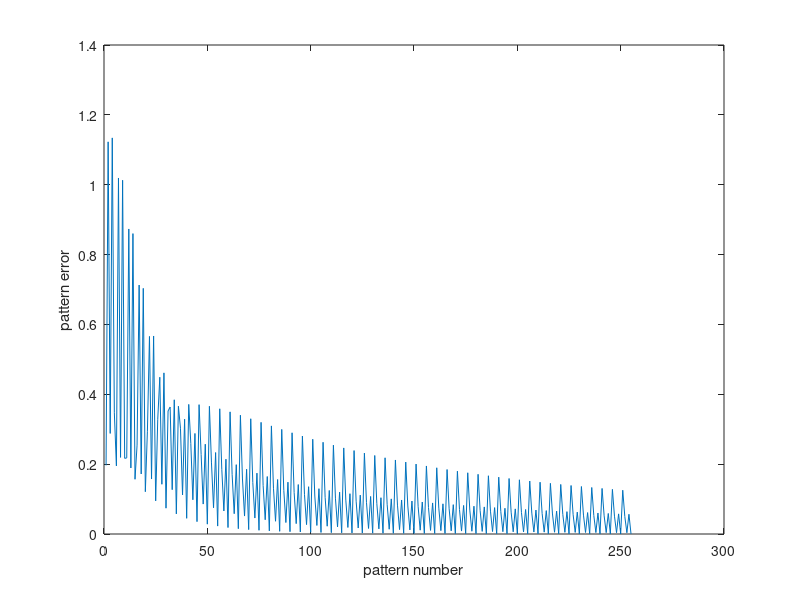
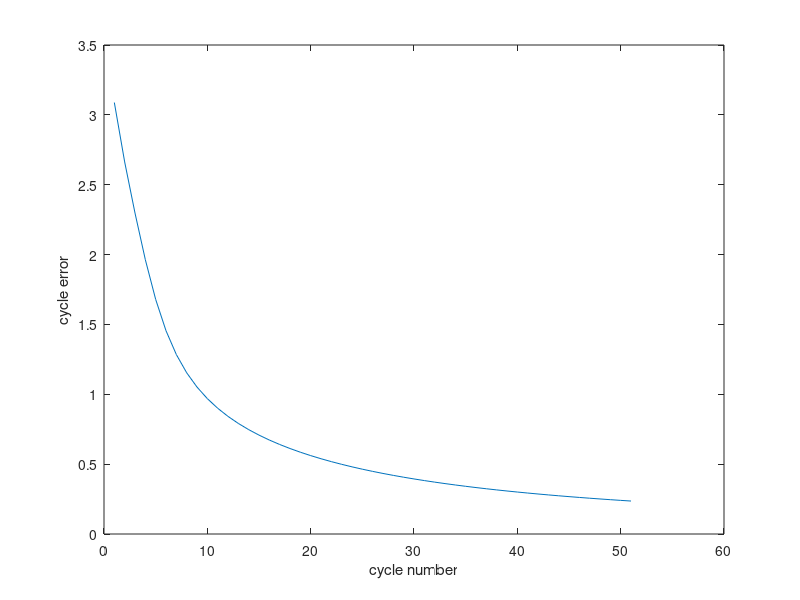

The MATLAB script that drew these images, in order:
%% Question 1
clc
clear
x = [0.4 0.8 0.2 0.3 0.2 1;
     1 0.2 0.5 0.7 -0.5 1;
     -0.1 0.7 0.3 0.3 0.9 1;
     0.2 0.7 -0.8 0.9 0.3 1;
     0.1 0.3 1.5 0.9 1.2 1];
 
d = [1 -1 1 -1 1];
c = 2;
w = [0.3350 0.1723 -0.2102 0.2528 -0.1133 0.5012]';
numCycles = 10;
numPatterns = 5;
pr = [];
cr = [];

for i = 1:numCycles
   e = 0;
    for j = 1:numPatterns
       v = w'*x(j,:)';
       z = sign(v);
       r = d(j) - z;
       delta_w = c * r * x(j,:);
       w = w + delta_w';
       p = 0.5*(d(j)-z)^2;
       e = e+0.5*(d(j)-z)^2;
       pr = [pr p];
    end
    cr = [cr e];
end
 
w

figure(1)
plot(pr(1:50))
xlabel('pattern number')
ylabel('pattern error')
figure(2)
plot(cr(1:10))
xlabel('cycle number')
ylabel('cycle error')

%% Question 2
clc
clear

x = [0.4 0.8 0.2 0.3 0.2 1;
     1 0.2 0.5 0.7 -0.5 1;
     -0.1 0.7 0.3 0.3 0.9 1;
     0.2 0.7 -0.8 0.9 0.3 1;
     0.1 0.3 1.5 0.9 1.2 1];
 
d = [1 -1 1 -1 1];
c = 0.2;
w = [0.3350 0.1723 -0.2102 0.2528 -0.1133 0.5012]';
numCycles = 51;
numPatterns = 5;
pr = [];
cr = [];
wMatrix = [];

for i = 1:numCycles
   e = 0;
    for j = 1:numPatterns
        v = w'*x(j,:)';
        z = (1-exp(-v))/(1+exp(-v));
        df = 0.5*(1-z^2);
        r = (d(j) - z) * df;
        delta_w = c * r * x(j,:);
        w = w + delta_w';
        wMatrix = [wMatrix w];
        p = 0.5*(d(j)-z)^2;
        e = e+0.5*(d(j)-z)^2;
        pr = [pr p];
    end
    cr = [cr e];
end

figure(1)
plot(pr(1:255))
xlabel('pattern number')
ylabel('pattern error')
figure(2)
plot(cr(1:numCycles))
xlabel('cycle number')
ylabel('cycle error')


